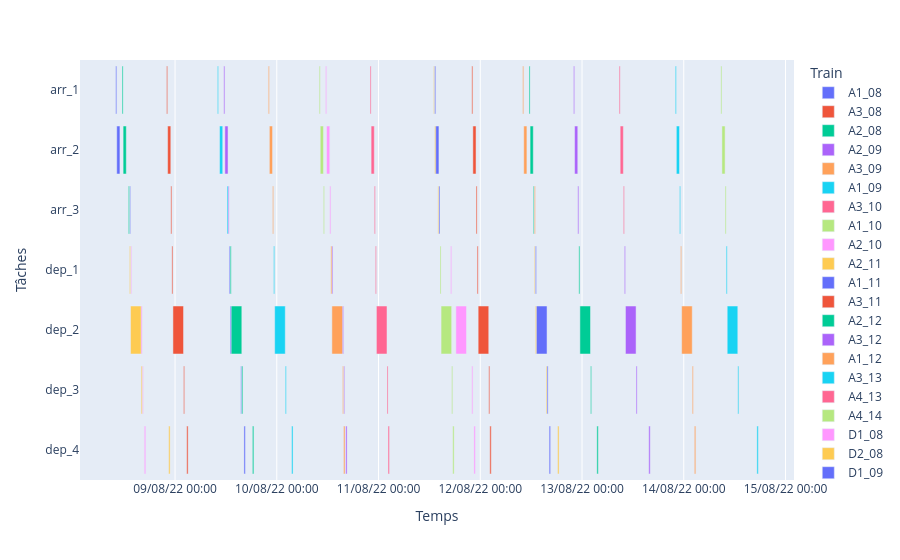

The code cell stored with this chart in its notebook:
### Code cell
visualisation_gantt(t_arr,t_dep).show()

### Figure 1 — Plotly figure (JSON) as saved in the notebook; plotly's stock layout.template omitted (floating-point values rounded to 4 significant figures)
{"data": [{"base": ["2022-08-08T10:00:00.000000000", "2022-08-08T10:15:00.000000000", "2022-08-08T13:15:00.000000000"], "hovertemplate": "Train=A1_08<br>Start=%{base}<br>Finish=%{x}<br>Tâches=%{y}<extra></extra>", "legendgroup": "A1_08", "marker": {"color": "#636efa", "pattern": {"shape": ""}}, "name": "A1_08", "orientation": "h", "showlegend": true, "textposition": "auto", "type": "bar", "x": [900000, 2700000, 900000], "xaxis": "x", "y": ["arr_1", "arr_2", "arr_3"], "yaxis": "y"}, {"base": ["2022-08-08T22:00:00.000000000", "2022-08-08T22:15:00.000000000", "2022-08-08T23:00:00.000000000"], "hovertemplate": "Train=A3_08<br>Start=%{base}<br>Finish=%{x}<br>Tâches=%{y}<extra></extra>", "legendgroup": "A3_08", "marker": {"color": "#EF553B", "pattern": {"shape": ""}}, "name": "A3_08", "orientation": "h", "showlegend": true, "textposition": "auto", "type": "bar", "x": [900000, 2700000, 900000], "xaxis": "x", "y": ["arr_1", "arr_2", "arr_3"], "yaxis": "y"}, {"base": ["2022-08-08T11:30:00.000000000", "2022-08-08T11:45:00.000000000", "2022-08-08T13:00:00.000000000"], "hovertemplate": "Train=A2_08<br>Start=%{base}<br>Finish=%{x}<br>Tâches=%{y}<extra></extra>", "legendgroup": "A2_08", "marker": {"color": "#00cc96", "pattern": {"shape": ""}}, "name": "A2_08", "orientation": "h", "showlegend": true, "textposition": "auto", "type": "bar", "x": [900000, 2700000, 900000], "xaxis": "x", "y": ["arr_1", "arr_2", "arr_3"], "yaxis": "y"}, {"base": ["2022-08-09T11:30:00.000000000", "2022-08-09T11:45:00.000000000", "2022-08-09T12:30:00.000000000"], "hovertemplate": "Train=A2_09<br>Start=%{base}<br>Finish=%{x}<br>Tâches=%{y}<extra></extra>", "legendgroup": "A2_09", "marker": {"color": "#ab63fa", "pattern": {"shape": ""}}, "name": "A2_09", "orientation": "h", "showlegend": true, "textposition": "auto", "type": "bar", "x": [900000, 2700000, 900000], "xaxis": "x", "y": ["arr_1", "arr_2", "arr_3"], "yaxis": "y"}, {"base": ["2022-08-09T22:00:00.000000000", "2022-08-09T22:15:00.000000000", "2022-08-09T23:00:00.000000000"], "hovertemplate": "Train=A3_09<br>Start=%{base}<br>Finish=%{x}<br>Tâches=%{y}<extra></extra>", "legendgroup": "A3_09", "marker": {"color": "#FFA15A", "pattern": {"shape": ""}}, "name": "A3_09", "orientation": "h", "showlegend": true, "textposition": "auto", "type": "bar", "x": [900000, 2700000, 900000], "xaxis": "x", "y": ["arr_1", "arr_2", "arr_3"], "yaxis": "y"}, {"base": ["2022-08-09T10:00:00.000000000", "2022-08-09T10:30:00.000000000", "2022-08-09T12:15:00.000000000"], "hovertemplate": "Train=A1_09<br>Start=%{base}<br>Finish=%{x}<br>Tâches=%{y}<extra></extra>", "legendgroup": "A1_09", "marker": {"color": "#19d3f3", "pattern": {"shape": ""}}, "name": "A1_09", "orientation": "h", "showlegend": true, "textposition": "auto", "type": "bar", "x": [900000, 2700000, 900000], "xaxis": "x", "y": ["arr_1", "arr_2", "arr_3"], "yaxis": "y"}, {"base": ["2022-08-10T22:00:00.000000000", "2022-08-10T22:15:00.000000000", "2022-08-10T23:00:00.000000000"], "hovertemplate": "Train=A3_10<br>Start=%{base}<br>Finish=%{x}<br>Tâches=%{y}<extra></extra>", "legendgroup": "A3_10", "marker": {"color": "#FF6692", "pattern": {"shape": ""}}, "name": "A3_10", "orientation": "h", "showlegend": true, "textposition": "auto", "type": "bar", "x": [900000, 2700000, 900000], "xaxis": "x", "y": ["arr_1", "arr_2", "arr_3"], "yaxis": "y"}, {"base": ["2022-08-10T10:00:00.000000000", "2022-08-10T10:15:00.000000000", "2022-08-10T11:00:00.000000000"], "hovertemplate": "Train=A1_10<br>Start=%{base}<br>Finish=%{x}<br>Tâches=%{y}<extra></extra>", "legendgroup": "A1_10", "marker": {"color": "#B6E880", "pattern": {"shape": ""}}, "name": "A1_10", "orientation": "h", "showlegend": true, "textposition": "auto", "type": "bar", "x": [900000, 2700000, 900000], "xaxis": "x", "y": ["arr_1", "arr_2", "arr_3"], "yaxis": "y"}, {"base": ["2022-08-10T11:30:00.000000000", "2022-08-10T11:45:00.000000000", "2022-08-10T12:30:00.000000000"], "hovertemplate": "Train=A2_10<br>Start=%{base}<br>Finish=%{x}<br>Tâches=%{y}<extra></extra>", "legendgroup": "A2_10", "marker": {"color": "#FF97FF", "pattern": {"shape": ""}}, "name": "A2_10", "orientation": "h", "showlegend": true, "textposition": "auto", "type": "bar", "x": [900000, 2700000, 900000], "xaxis": "x", "y": ["arr_1", "arr_2", "arr_3"], "yaxis": "y"}, {"base": ["2022-08-11T13:00:00.000000000", "2022-08-11T13:15:00.000000000", "2022-08-11T14:00:00.000000000"], "hovertemplate": "Train=A2_11<br>Start=%{base}<br>Finish=%{x}<br>Tâches=%{y}<extra></extra>", "legendgroup": "A2_11", "marker": {"color": "#FECB52", "pattern": {"shape": ""}}, "name": "A2_11", "orientation": "h", "showlegend": true, "textposition": "auto", "type": "bar", "x": [900000, 2700000, 900000], "xaxis": "x", "y": ["arr_1", "arr_2", "arr_3"], "yaxis": "y"}, {"base": ["2022-08-11T13:15:00.000000000", "2022-08-11T13:30:00.000000000", "2022-08-11T14:15:00.000000000"], "hovertemplate": "Train=A1_11<br>Start=%{base}<br>Finish=%{x}<br>Tâches=%{y}<extra></extra>", "legendgroup": "A1_11", "marker": {"color": "#636efa", "pattern": {"shape": ""}}, "name": "A1_11", "orientation": "h", "showlegend": true, "textposition": "auto", "type": "bar", "x": [900000, 2700000, 900000], "xaxis": "x", "y": ["arr_1", "arr_2", "arr_3"], "yaxis": "y"}, {"base": ["2022-08-11T22:00:00.000000000", "2022-08-11T22:15:00.000000000", "2022-08-11T23:00:00.000000000"], "hovertemplate": "Train=A3_11<br>Start=%{base}<br>Finish=%{x}<br>Tâches=%{y}<extra></extra>", "legendgroup": "A3_11", "marker": {"color": "#EF553B", "pattern": {"shape": ""}}, "name": "A3_11", "orientation": "h", "showlegend": true, "textposition": "auto", "type": "bar", "x": [900000, 2700000, 900000], "xaxis": "x", "y": ["arr_1", "arr_2", "arr_3"], "yaxis": "y"}, {"base": ["2022-08-12T11:30:00.000000000", "2022-08-12T11:45:00.000000000", "2022-08-12T12:30:00.000000000"], "hovertemplate": "Train=A2_12<br>Start=%{base}<br>Finish=%{x}<br>Tâches=%{y}<extra></extra>", "legendgroup": "A2_12", "marker": {"color": "#00cc96", "pattern": {"shape": ""}}, "name": "A2_12", "orientation": "h", "showlegend": true, "textposition": "auto", "type": "bar", "x": [900000, 2700000, 900000], "xaxis": "x", "y": ["arr_1", "arr_2", "arr_3"], "yaxis": "y"}, {"base": ["2022-08-12T22:00:00.000000000", "2022-08-12T22:15:00.000000000", "2022-08-12T23:00:00.000000000"], "hovertemplate": "Train=A3_12<br>Start=%{base}<br>Finish=%{x}<br>Tâches=%{y}<extra></extra>", "legendgroup": "A3_12", "marker": {"color": "#ab63fa", "pattern": {"shape": ""}}, "name": "A3_12", "orientation": "h", "showlegend": true, "textposition": "auto", "type": "bar", "x": [900000, 2700000, 900000], "xaxis": "x", "y": ["arr_1", "arr_2", "arr_3"], "yaxis": "y"}, {"base": ["2022-08-12T10:00:00.000000000", "2022-08-12T10:15:00.000000000", "2022-08-12T12:45:00.000000000"], "hovertemplate": "Train=A1_12<br>Start=%{base}<br>Finish=%{x}<br>Tâches=%{y}<extra></extra>", "legendgroup": "A1_12", "marker": {"color": "#FFA15A", "pattern": {"shape": ""}}, "name": "A1_12", "orientation": "h", "showlegend": true, "textposition": "auto", "type": "bar", "x": [900000, 2700000, 900000], "xaxis": "x", "y": ["arr_1", "arr_2", "arr_3"], "yaxis": "y"}, {"base": ["2022-08-13T22:00:00.000000000", "2022-08-13T22:15:00.000000000", "2022-08-13T23:00:00.000000000"], "hovertemplate": "Train=A3_13<br>Start=%{base}<br>Finish=%{x}<br>Tâches=%{y}<extra></extra>", "legendgroup": "A3_13", "marker": {"color": "#19d3f3", "pattern": {"shape": ""}}, "name": "A3_13", "orientation": "h", "showlegend": true, "textposition": "auto", "type": "bar", "x": [900000, 2700000, 900000], "xaxis": "x", "y": ["arr_1", "arr_2", "arr_3"], "yaxis": "y"}, {"base": ["2022-08-13T08:45:00.000000000", "2022-08-13T09:00:00.000000000", "2022-08-13T09:45:00.000000000"], "hovertemplate": "Train=A4_13<br>Start=%{base}<br>Finish=%{x}<br>Tâches=%{y}<extra></extra>", "legendgroup": "A4_13", "marker": {"color": "#FF6692", "pattern": {"shape": ""}}, "name": "A4_13", "orientation": "h", "showlegend": true, "textposition": "auto", "type": "bar", "x": [900000, 2700000, 900000], "xaxis": "x", "y": ["arr_1", "arr_2", "arr_3"], "yaxis": "y"}, {"base": ["2022-08-14T08:45:00.000000000", "2022-08-14T09:00:00.000000000", "2022-08-14T09:45:00.000000000"], "hovertemplate": "Train=A4_14<br>Start=%{base}<br>Finish=%{x}<br>Tâches=%{y}<extra></extra>", "legendgroup": "A4_14", "marker": {"color": "#B6E880", "pattern": {"shape": ""}}, "name": "A4_14", "orientation": "h", "showlegend": true, "textposition": "auto", "type": "bar", "x": [900000, 2700000, 900000], "xaxis": "x", "y": ["arr_1", "arr_2", "arr_3"], "yaxis": "y"}, {"base": ["2022-08-08T13:30:00.000000000", "2022-08-08T13:45:00.000000000", "2022-08-08T16:15:00.000000000", "2022-08-08T16:45:00.000000000"], "hovertemplate": "Train=D1_08<br>Start=%{base}<br>Finish=%{x}<br>Tâches=%{y}<extra></extra>", "legendgroup": "D1_08", "marker": {"color": "#FF97FF", "pattern": {"shape": ""}}, "name": "D1_08", "orientation": "h", "showlegend": true, "textposition": "auto", "type": "bar", "x": [900000, 9000000, 900000, 1200000], "xaxis": "x", "y": ["dep_1", "dep_2", "dep_3", "dep_4"], "yaxis": "y"}, {"base": ["2022-08-08T13:15:00.000000000", "2022-08-08T13:30:00.000000000", "2022-08-08T16:00:00.000000000", "2022-08-08T22:30:00.000000000"], "hovertemplate": "Train=D2_08<br>Start=%{base}<br>Finish=%{x}<br>Tâches=%{y}<extra></extra>", "legendgroup": "D2_08", "marker": {"color": "#FECB52", "pattern": {"shape": ""}}, "name": "D2_08", "orientation": "h", "showlegend": true, "textposition": "auto", "type": "bar", "x": [900000, 9000000, 900000, 1200000], "xaxis": "x", "y": ["dep_1", "dep_2", "dep_3", "dep_4"], "yaxis": "y"}, {"base": ["2022-08-09T12:45:00.000000000", "2022-08-09T13:00:00.000000000", "2022-08-09T15:30:00.000000000", "2022-08-09T16:15:00.000000000"], "hovertemplate": "Train=D1_09<br>Start=%{base}<br>Finish=%{x}<br>Tâches=%{y}<extra></extra>", "legendgroup": "D1_09", "marker": {"color": "#636efa", "pattern": {"shape": ""}}, "name": "D1_09", "orientation": "h", "showlegend": true, "textposition": "auto", "type": "bar", "x": [900000, 9000000, 900000, 1200000], "xaxis": "x", "y": ["dep_1", "dep_2", "dep_3", "dep_4"], "yaxis": "y"}, {"base": ["2022-08-08T23:15:00.000000000", "2022-08-08T23:30:00.000000000", "2022-08-09T02:00:00.000000000", "2022-08-09T02:45:00.000000000"], "hovertemplate": "Train=D3_09<br>Start=%{base}<br>Finish=%{x}<br>Tâches=%{y}<extra></extra>", "legendgroup": "D3_09", "marker": {"color": "#EF553B", "pattern": {"shape": ""}}, "name": "D3_09", "orientation": "h", "showlegend": true, "textposition": "auto", "type": "bar", "x": [900000, 9000000, 900000, 1200000], "xaxis": "x", "y": ["dep_1", "dep_2", "dep_3", "dep_4"], "yaxis": "y"}, {"base": ["2022-08-09T13:00:00.000000000", "2022-08-09T13:15:00.000000000", "2022-08-09T15:45:00.000000000", "2022-08-09T18:15:00.000000000"], "hovertemplate": "Train=D2_09<br>Start=%{base}<br>Finish=%{x}<br>Tâches=%{y}<extra></extra>", "legendgroup": "D2_09", "marker": {"color": "#00cc96", "pattern": {"shape": ""}}, "name": "D2_09", "orientation": "h", "showlegend": true, "textposition": "auto", "type": "bar", "x": [900000, 9000000, 900000, 1200000], "xaxis": "x", "y": ["dep_1", "dep_2", "dep_3", "dep_4"], "yaxis": "y"}, {"base": ["2022-08-10T13:00:00.000000000", "2022-08-10T13:15:00.000000000", "2022-08-10T15:45:00.000000000", "2022-08-10T16:15:00.000000000"], "hovertemplate": "Train=D1_10<br>Start=%{base}<br>Finish=%{x}<br>Tâches=%{y}<extra></extra>", "legendgroup": "D1_10", "marker": {"color": "#ab63fa", "pattern": {"shape": ""}}, "name": "D1_10", "orientation": "h", "showlegend": true, "textposition": "auto", "type": "bar", "x": [900000, 9000000, 900000, 1200000], "xaxis": "x", "y": ["dep_1", "dep_2", "dep_3", "dep_4"], "yaxis": "y"}, {"base": ["2022-08-10T12:45:00.000000000", "2022-08-10T13:00:00.000000000", "2022-08-10T15:30:00.000000000", "2022-08-10T15:45:00.000000000"], "hovertemplate": "Train=D2_10<br>Start=%{base}<br>Finish=%{x}<br>Tâches=%{y}<extra></extra>", "legendgroup": "D2_10", "marker": {"color": "#FFA15A", "pattern": {"shape": ""}}, "name": "D2_10", "orientation": "h", "showlegend": true, "textposition": "auto", "type": "bar", "x": [900000, 9000000, 900000, 1200000], "xaxis": "x", "y": ["dep_1", "dep_2", "dep_3", "dep_4"], "yaxis": "y"}, {"base": ["2022-08-09T23:15:00.000000000", "2022-08-09T23:30:00.000000000", "2022-08-10T02:00:00.000000000", "2022-08-10T03:30:00.000000000"], "hovertemplate": "Train=D3_10<br>Start=%{base}<br>Finish=%{x}<br>Tâches=%{y}<extra></extra>", "legendgroup": "D3_10", "marker": {"color": "#19d3f3", "pattern": {"shape": ""}}, "name": "D3_10", "orientation": "h", "showlegend": true, "textposition": "auto", "type": "bar", "x": [900000, 9000000, 900000, 1200000], "xaxis": "x", "y": ["dep_1", "dep_2", "dep_3", "dep_4"], "yaxis": "y"}, {"base": ["2022-08-10T23:15:00.000000000", "2022-08-10T23:30:00.000000000", "2022-08-11T02:00:00.000000000", "2022-08-11T02:15:00.000000000"], "hovertemplate": "Train=D3_11<br>Start=%{base}<br>Finish=%{x}<br>Tâches=%{y}<extra></extra>", "legendgroup": "D3_11", "marker": {"color": "#FF6692", "pattern": {"shape": ""}}, "name": "D3_11", "orientation": "h", "showlegend": true, "textposition": "auto", "type": "bar", "x": [900000, 9000000, 900000, 1200000], "xaxis": "x", "y": ["dep_1", "dep_2", "dep_3", "dep_4"], "yaxis": "y"}, {"base": ["2022-08-11T14:30:00.000000000", "2022-08-11T14:45:00.000000000", "2022-08-11T17:15:00.000000000", "2022-08-11T17:30:00.000000000"], "hovertemplate": "Train=D1_11<br>Start=%{base}<br>Finish=%{x}<br>Tâches=%{y}<extra></extra>", "legendgroup": "D1_11", "marker": {"color": "#B6E880", "pattern": {"shape": ""}}, "name": "D1_11", "orientation": "h", "showlegend": true, "textposition": "auto", "type": "bar", "x": [900000, 9000000, 900000, 1200000], "xaxis": "x", "y": ["dep_1", "dep_2", "dep_3", "dep_4"], "yaxis": "y"}, {"base": ["2022-08-11T17:00:00.000000000", "2022-08-11T18:15:00.000000000", "2022-08-11T22:00:00.000000000", "2022-08-11T22:30:00.000000000"], "hovertemplate": "Train=D2_11<br>Start=%{base}<br>Finish=%{x}<br>Tâches=%{y}<extra></extra>", "legendgroup": "D2_11", "marker": {"color": "#FF97FF", "pattern": {"shape": ""}}, "name": "D2_11", "orientation": "h", "showlegend": true, "textposition": "auto", "type": "bar", "x": [900000, 9000000, 900000, 1200000], "xaxis": "x", "y": ["dep_1", "dep_2", "dep_3", "dep_4"], "yaxis": "y"}, {"base": ["2022-08-12T12:45:00.000000000", "2022-08-12T13:00:00.000000000", "2022-08-12T15:30:00.000000000", "2022-08-12T18:15:00.000000000"], "hovertemplate": "Train=D2_12<br>Start=%{base}<br>Finish=%{x}<br>Tâches=%{y}<extra></extra>", "legendgroup": "D2_12", "marker": {"color": "#FECB52", "pattern": {"shape": ""}}, "name": "D2_12", "orientation": "h", "showlegend": true, "textposition": "auto", "type": "bar", "x": [900000, 9000000, 900000, 1200000], "xaxis": "x", "y": ["dep_1", "dep_2", "dep_3", "dep_4"], "yaxis": "y"}, {"base": ["2022-08-12T13:00:00.000000000", "2022-08-12T13:15:00.000000000", "2022-08-12T15:45:00.000000000", "2022-08-12T16:15:00.000000000"], "hovertemplate": "Train=D1_12<br>Start=%{base}<br>Finish=%{x}<br>Tâches=%{y}<extra></extra>", "legendgroup": "D1_12", "marker": {"color": "#636efa", "pattern": {"shape": ""}}, "name": "D1_12", "orientation": "h", "showlegend": true, "textposition": "auto", "type": "bar", "x": [900000, 9000000, 900000, 1200000], "xaxis": "x", "y": ["dep_1", "dep_2", "dep_3", "dep_4"], "yaxis": "y"}, {"base": ["2022-08-11T23:15:00.000000000", "2022-08-11T23:30:00.000000000", "2022-08-12T02:00:00.000000000", "2022-08-12T02:15:00.000000000"], "hovertemplate": "Train=D3_12<br>Start=%{base}<br>Finish=%{x}<br>Tâches=%{y}<extra></extra>", "legendgroup": "D3_12", "marker": {"color": "#EF553B", "pattern": {"shape": ""}}, "name": "D3_12", "orientation": "h", "showlegend": true, "textposition": "auto", "type": "bar", "x": [900000, 9000000, 900000, 1200000], "xaxis": "x", "y": ["dep_1", "dep_2", "dep_3", "dep_4"], "yaxis": "y"}, {"base": ["2022-08-12T23:15:00.000000000", "2022-08-12T23:30:00.000000000", "2022-08-13T02:00:00.000000000", "2022-08-13T03:30:00.000000000"], "hovertemplate": "Train=D3_13<br>Start=%{base}<br>Finish=%{x}<br>Tâches=%{y}<extra></extra>", "legendgroup": "D3_13", "marker": {"color": "#00cc96", "pattern": {"shape": ""}}, "name": "D3_13", "orientation": "h", "showlegend": true, "textposition": "auto", "type": "bar", "x": [900000, 9000000, 900000, 1200000], "xaxis": "x", "y": ["dep_1", "dep_2", "dep_3", "dep_4"], "yaxis": "y"}, {"base": ["2022-08-13T10:00:00.000000000", "2022-08-13T10:15:00.000000000", "2022-08-13T12:45:00.000000000", "2022-08-13T15:45:00.000000000"], "hovertemplate": "Train=D4_13<br>Start=%{base}<br>Finish=%{x}<br>Tâches=%{y}<extra></extra>", "legendgroup": "D4_13", "marker": {"color": "#ab63fa", "pattern": {"shape": ""}}, "name": "D4_13", "orientation": "h", "showlegend": true, "textposition": "auto", "type": "bar", "x": [900000, 9000000, 900000, 1200000], "xaxis": "x", "y": ["dep_1", "dep_2", "dep_3", "dep_4"], "yaxis": "y"}, {"base": ["2022-08-13T23:15:00.000000000", "2022-08-13T23:30:00.000000000", "2022-08-14T02:00:00.000000000", "2022-08-14T02:30:00.000000000"], "hovertemplate": "Train=D3_14<br>Start=%{base}<br>Finish=%{x}<br>Tâches=%{y}<extra></extra>", "legendgroup": "D3_14", "marker": {"color": "#FFA15A", "pattern": {"shape": ""}}, "name": "D3_14", "orientation": "h", "showlegend": true, "textposition": "auto", "type": "bar", "x": [900000, 9000000, 900000, 1200000], "xaxis": "x", "y": ["dep_1", "dep_2", "dep_3", "dep_4"], "yaxis": "y"}, {"base": ["2022-08-14T10:00:00.000000000", "2022-08-14T10:15:00.000000000", "2022-08-14T12:45:00.000000000", "2022-08-14T17:15:00.000000000"], "hovertemplate": "Train=D4_14<br>Start=%{base}<br>Finish=%{x}<br>Tâches=%{y}<extra></extra>", "legendgroup": "D4_14", "marker": {"color": "#19d3f3", "pattern": {"shape": ""}}, "name": "D4_14", "orientation": "h", "showlegend": true, "textposition": "auto", "type": "bar", "x": [900000, 9000000, 900000, 1200000], "xaxis": "x", "y": ["dep_1", "dep_2", "dep_3", "dep_4"], "yaxis": "y"}], "layout": {"barmode": "overlay", "legend": {"title": {"text": "Train"}, "tracegroupgap": 0}, "margin": {"t": 60}, "xaxis": {"anchor": "y", "domain": [0, 1], "tickformat": "%d/%m/%y %H:%M", "title": {"text": "Temps"}, "type": "date"}, "yaxis": {"anchor": "x", "categoryarray": ["dep_4", "dep_3", "dep_2", "dep_1", "arr_3", "arr_2", "arr_1"], "categoryorder": "array", "domain": [0, 1], "title": {"text": "Tâches"}}}}
